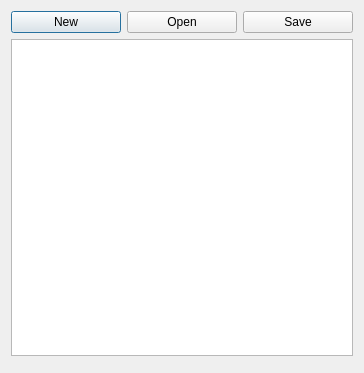
<?xml version="1.0" encoding="UTF-8"?>
<ui version="4.0">
 <class>Dialog</class>
 <widget class="QDialog" name="Dialog">
  <property name="geometry">
   <rect>
    <x>0</x>
    <y>0</y>
    <width>364</width>
    <height>373</height>
   </rect>
  </property>
  <property name="windowTitle">
   <string>Dialog</string>
  </property>
  <layout class="QVBoxLayout" name="verticalLayout">
   <item>
    <layout class="QHBoxLayout" name="horizontalLayout">
     <item>
      <widget class="QPushButton" name="btnNew">
       <property name="text">
        <string>New</string>
       </property>
       <property name="icon">
        <iconset>
         <normalon>:/files/images/file.png</normalon>
        </iconset>
       </property>
      </widget>
     </item>
     <item>
      <widget class="QPushButton" name="btnOpen">
       <property name="text">
        <string>Open</string>
       </property>
       <property name="icon">
        <iconset>
         <normalon>:/files/images/folder.png</normalon>
        </iconset>
       </property>
      </widget>
     </item>
     <item>
      <widget class="QPushButton" name="btnSave">
       <property name="text">
        <string>Save</string>
       </property>
       <property name="icon">
        <iconset>
         <normalon>:/files/images/disk.png</normalon>
        </iconset>
       </property>
      </widget>
     </item>
    </layout>
   </item>
   <item>
    <widget class="QPlainTextEdit" name="plainTextEdit"/>
   </item>
   <item>
    <widget class="QDialogButtonBox" name="buttonBox">
     <property name="standardButtons">
      <set>QDialogButtonBox::NoButton</set>
     </property>
    </widget>
   </item>
  </layout>
 </widget>
 <resources/>
 <connections/>
</ui>
